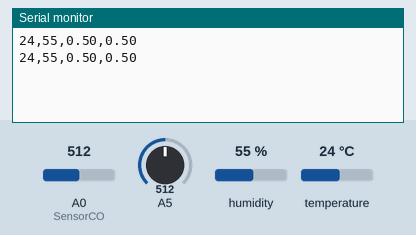
Recording of a sketch running on a simulated Arduino Uno, built with avr-gcc and run on an emulated ATmega328P. Parts: the last lines printed to the serial monitor. The test bench sets the inputs (shaded band); at power-on: humidity 55 %, A0 (SensorCO) = 512, A5 = 512, temperature 24 °C.

Above: at 2.8 s.
2.9 s: humidity set to 22 %
At 4.6 s:
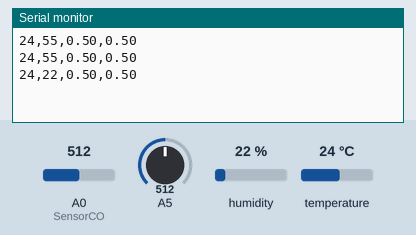
5.6 s: A0 (SensorCO) set to 716
At 7.0 s:
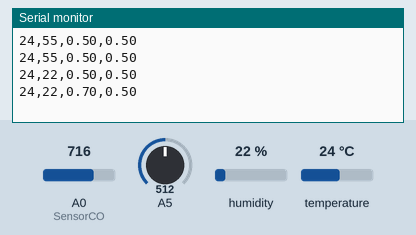
8.3 s: A5 set to 716
At 10.7 s:
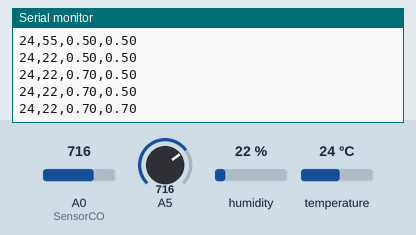
11.0 s: temperature set to 12 °C
At 13.1 s:
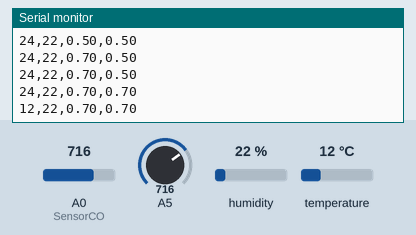
13.7 s: A0 (SensorCO) set to 992
At 15.5 s:
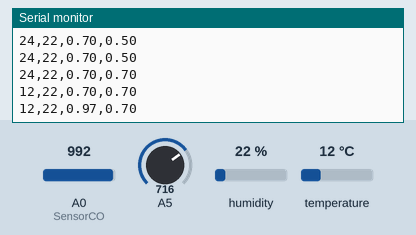
16.4 s: A5 set to 992
At 19.2 s:
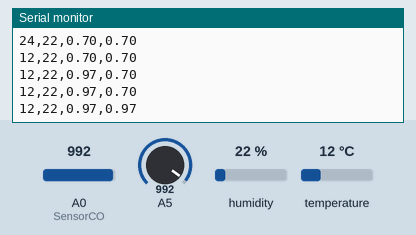
Timing chart, 0 to 20.1 s (numbered marks = the images above; inputs shaded):
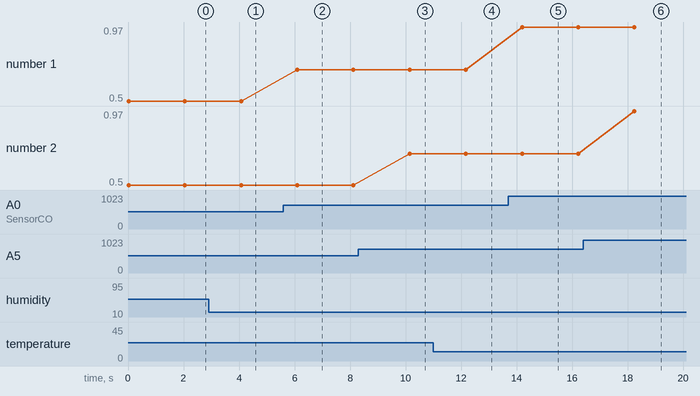

The sketch:

codeSensor.ino
```cpp
#include <DHT.h>
#include <DHT_U.h>


// Incluimos librería
#include <DHT.h>

int SensorTempHum=8;
int temp, humedad;
const byte SensorCO=0;  //pin analogico A0
float CO;

DHT dht(SensorTempHum, DHT11);

void setup() {
  // put your setup code here, to run once:
  Serial.begin(9600);
    dht.begin();
}

void loop() {
  // put your main code here, to run repeatedly:
  //Lectura del sensor de humedad y temperatura
  humedad = dht.readHumidity();
  temp= dht.readTemperature();

  //Valor del UV
  int UV = analogRead(A5);

  //Valor del CO2
  CO= analogRead(SensorCO);

  //Temperatura
  Serial.print( temp);

  Serial.print(",");

  //Humedad
  Serial.print( humedad);

  Serial.print(",");

  //CO2
  Serial.print( CO / 1024.0);

  Serial.print(",");

  //UV
  Serial.println(UV / 1024.0);

  delay(2000);

}
```

Measured:
- after the input at 2.9 s, the serial monitor: prints a new line after 1.2 s (image 1)
- after the input at 5.6 s, the serial monitor: prints a new line after 0.50 s (image 2)
- after the input at 8.3 s, the serial monitor: prints a new line after 1.8 s (image 3)
- after the input at 11.0 s, the serial monitor: prints a new line after 1.2 s (image 4)
- after the input at 13.7 s, the serial monitor: prints a new line after 0.50 s (image 5)
- after the input at 16.4 s, the serial monitor: prints a new line after 1.8 s (image 6)
- plotted number 1: 0.5 → 0.7 after the input at 5.6 s, 0.7 → 0.97 after the input at 13.7 s
